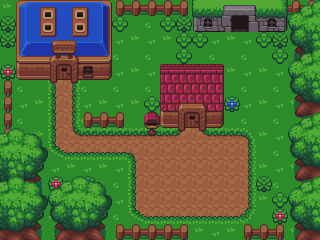

Below is a game level as drawn by its tile map, then a one-line description and the .tmx file that defines it, in full:
An orthogonal 20x15 tile map with 16x16 px tiles, 4 tile layers (floor, ground + walls, playfeild, top) and 82 objects (3x TriggerScene, 2x Object, NPC).

<map version="1.0" tiledversion="1.1.2" orientation="orthogonal" renderorder="right-down" width="20" height="15" tilewidth="16" tileheight="16" infinite="0" nextobjectid="12">
 <tileset firstgid="1" name="town_sheet" tilewidth="16" tileheight="16" tilecount="350" columns="25">
  <image source="../Artwork/town_sheet.png" width="400" height="224" />
  <tile id="26">
   <objectgroup draworder="index">
    <object id="1" x="0" y="0" width="16" height="16" />
   </objectgroup>
  </tile>
  <tile id="27">
   <objectgroup draworder="index">
    <object id="1" x="0" y="0" width="16" height="4" />
   </objectgroup>
  </tile>
  <tile id="28">
   <objectgroup draworder="index">
    <object id="1" x="0" y="0" width="16" height="4" />
   </objectgroup>
  </tile>
  <tile id="29">
   <objectgroup draworder="index">
    <object id="1" x="0" y="0" width="16" height="4" />
   </objectgroup>
  </tile>
  <tile id="30">
   <objectgroup draworder="index">
    <object id="1" x="0" y="0" width="16" height="4" />
   </objectgroup>
  </tile>
  <tile id="31">
   <objectgroup draworder="index">
    <object id="1" x="0" y="0" width="16" height="16" />
   </objectgroup>
  </tile>
  <tile id="51">
   <objectgroup draworder="index">
    <object id="1" x="0" y="0" width="4" height="16" />
   </objectgroup>
  </tile>
  <tile id="56">
   <objectgroup draworder="index">
    <object id="1" x="12" y="0" width="4" height="16" />
   </objectgroup>
  </tile>
  <tile id="58">
   <objectgroup draworder="index">
    <object id="1" x="0" y="0" width="16" height="16" />
   </objectgroup>
  </tile>
  <tile id="59">
   <objectgroup draworder="index">
    <object id="1" x="0" y="0" width="16" height="4" />
   </objectgroup>
  </tile>
  <tile id="60">
   <objectgroup draworder="index">
    <object id="1" x="0" y="0" width="16" height="4" />
   </objectgroup>
  </tile>
  <tile id="61">
   <objectgroup draworder="index">
    <object id="1" x="0" y="0" width="16" height="16" />
   </objectgroup>
  </tile>
  <tile id="63">
   <objectgroup draworder="index">
    <object id="1" x="0" y="0" width="16" height="16" />
   </objectgroup>
  </tile>
  <tile id="64">
   <objectgroup draworder="index">
    <object id="1" x="0" y="0" width="16" height="4" />
   </objectgroup>
  </tile>
  <tile id="65">
   <objectgroup draworder="index">
    <object id="1" x="0" y="0" width="16" height="4" />
   </objectgroup>
  </tile>
  <tile id="66">
   <objectgroup draworder="index">
    <object id="1" x="0" y="0" width="16" height="4" />
   </objectgroup>
  </tile>
  <tile id="67">
   <objectgroup draworder="index">
    <object id="1" x="0" y="0" width="16" height="4" />
   </objectgroup>
  </tile>
  <tile id="68">
   <objectgroup draworder="index">
    <object id="1" x="0" y="0" width="16" height="16" />
   </objectgroup>
  </tile>
  <tile id="76">
   <objectgroup draworder="index">
    <object id="1" x="0" y="0" width="4" height="16" />
   </objectgroup>
  </tile>
  <tile id="81">
   <objectgroup draworder="index">
    <object id="1" x="12" y="0" width="4" height="16" />
   </objectgroup>
  </tile>
  <tile id="83">
   <objectgroup draworder="index">
    <object id="1" x="0" y="0" width="4" height="16" />
   </objectgroup>
  </tile>
  <tile id="86">
   <objectgroup draworder="index">
    <object id="1" x="12" y="0" width="4" height="16" />
   </objectgroup>
  </tile>
  <tile id="88">
   <objectgroup draworder="index">
    <object id="1" x="0" y="0" width="4" height="16" />
   </objectgroup>
  </tile>
  <tile id="93">
   <objectgroup draworder="index">
    <object id="1" x="12" y="0" width="4" height="16" />
   </objectgroup>
  </tile>
  <tile id="101">
   <objectgroup draworder="index">
    <object id="1" x="0" y="0" width="4" height="16" />
   </objectgroup>
  </tile>
  <tile id="106">
   <objectgroup draworder="index">
    <object id="1" x="12" y="0" width="4" height="16" />
   </objectgroup>
  </tile>
  <tile id="108">
   <objectgroup draworder="index">
    <object id="1" x="0" y="0" width="4" height="16" />
   </objectgroup>
  </tile>
  <tile id="111">
   <objectgroup draworder="index">
    <object id="1" x="12" y="0" width="4" height="16" />
   </objectgroup>
  </tile>
  <tile id="113">
   <objectgroup draworder="index">
    <object id="1" x="0" y="0" width="4" height="16" />
   </objectgroup>
  </tile>
  <tile id="118">
   <objectgroup draworder="index">
    <object id="1" x="12" y="0" width="4" height="16" />
   </objectgroup>
  </tile>
  <tile id="120">
   <objectgroup draworder="index">
    <object id="1" x="10" y="0" width="6" height="16" />
   </objectgroup>
  </tile>
  <tile id="121">
   <objectgroup draworder="index">
    <object id="1" x="0" y="0" width="16" height="16" />
   </objectgroup>
  </tile>
  <tile id="122">
   <objectgroup draworder="index">
    <object id="1" x="0" y="0" width="16" height="16" />
   </objectgroup>
  </tile>
  <tile id="123">
   <objectgroup draworder="index">
    <object id="1" x="0" y="0" width="6" height="16" />
   </objectgroup>
  </tile>
  <tile id="126">
   <objectgroup draworder="index">
    <object id="1" x="0" y="0" width="16" height="4" />
   </objectgroup>
  </tile>
  <tile id="127">
   <objectgroup draworder="index">
    <object id="1" x="0" y="0" width="16" height="4" />
   </objectgroup>
  </tile>
  <tile id="128">
   <objectgroup draworder="index">
    <object id="1" x="0" y="0" width="7" height="4" />
   </objectgroup>
  </tile>
  <tile id="129">
   <objectgroup draworder="index">
    <object id="1" x="9" y="0" width="7" height="4" />
   </objectgroup>
  </tile>
  <tile id="130">
   <objectgroup draworder="index">
    <object id="1" x="0" y="0" width="16" height="4" />
   </objectgroup>
  </tile>
  <tile id="131">
   <objectgroup draworder="index">
    <object id="1" x="0" y="0" width="16" height="4" />
   </objectgroup>
  </tile>
  <tile id="133">
   <objectgroup draworder="index">
    <object id="1" x="0" y="0" width="16" height="4" />
   </objectgroup>
  </tile>
  <tile id="134">
   <objectgroup draworder="index">
    <object id="1" x="0" y="0" width="7" height="4" />
   </objectgroup>
  </tile>
  <tile id="135">
   <objectgroup draworder="index">
    <object id="1" x="8" y="0" width="8" height="4" />
   </objectgroup>
  </tile>
  <tile id="136">
   <objectgroup draworder="index">
    <object id="1" x="0" y="0" width="16" height="4" />
   </objectgroup>
  </tile>
  <tile id="138">
   <objectgroup draworder="index">
    <object id="1" x="0" y="0" width="16" height="4" />
   </objectgroup>
  </tile>
  <tile id="139">
   <objectgroup draworder="index">
    <object id="1" x="0" y="0" width="16" height="4" />
   </objectgroup>
  </tile>
  <tile id="140">
   <objectgroup draworder="index">
    <object id="1" x="0" y="0" width="7" height="4" />
   </objectgroup>
  </tile>
  <tile id="141">
   <objectgroup draworder="index">
    <object id="1" x="9" y="0" width="7" height="4" />
   </objectgroup>
  </tile>
  <tile id="142">
   <objectgroup draworder="index">
    <object id="1" x="0" y="0" width="16" height="4" />
   </objectgroup>
  </tile>
  <tile id="143">
   <objectgroup draworder="index">
    <object id="1" x="0" y="0" width="16" height="4" />
   </objectgroup>
  </tile>
  <tile id="145">
   <objectgroup draworder="index">
    <object id="1" x="10" y="0" width="6" height="8" />
   </objectgroup>
  </tile>
  <tile id="146">
   <objectgroup draworder="index">
    <object id="1" x="0" y="0" width="16" height="16" />
   </objectgroup>
  </tile>
  <tile id="147">
   <objectgroup draworder="index">
    <object id="1" x="0" y="0" width="16" height="16" />
   </objectgroup>
  </tile>
  <tile id="148">
   <objectgroup draworder="index">
    <object id="1" x="0" y="0" width="6" height="4" />
   </objectgroup>
  </tile>
  <tile id="181">
   <objectgroup draworder="index">
    <object id="1" x="0" y="0" width="16" height="16" />
   </objectgroup>
  </tile>
  <tile id="182">
   <objectgroup draworder="index">
    <object id="1" x="0" y="0" width="16" height="16" />
   </objectgroup>
  </tile>
  <tile id="183">
   <objectgroup draworder="index">
    <object id="1" x="0" y="0" width="16" height="16" />
   </objectgroup>
  </tile>
  <tile id="184">
   <objectgroup draworder="index">
    <object id="1" x="0" y="0" width="16" height="16" />
   </objectgroup>
  </tile>
  <tile id="186">
   <objectgroup draworder="index">
    <object id="1" x="0" y="4" width="16" height="4" />
   </objectgroup>
  </tile>
  <tile id="188">
   <objectgroup draworder="index">
    <object id="1" x="4" y="6" width="12" height="2" />
   </objectgroup>
  </tile>
  <tile id="189">
   <objectgroup draworder="index">
    <object id="1" x="0" y="6" width="16" height="2" />
   </objectgroup>
  </tile>
  <tile id="190">
   <objectgroup draworder="index">
    <object id="1" x="0" y="6" width="12" height="2" />
   </objectgroup>
  </tile>
  <tile id="209">
   <objectgroup draworder="index">
    <object id="1" x="0" y="0" width="16" height="16" />
   </objectgroup>
  </tile>
  <tile id="213">
   <objectgroup draworder="index">
    <object id="1" x="5" y="0" width="6" height="16" />
   </objectgroup>
  </tile>
  <tile id="215">
   <objectgroup draworder="index">
    <object id="1" x="5" y="0" width="6" height="16" />
   </objectgroup>
  </tile>
  <tile id="234">
   <objectgroup draworder="index">
    <object id="1" x="0" y="0" width="16" height="16" />
   </objectgroup>
  </tile>
  <tile id="238">
   <objectgroup draworder="index">
    <object id="1" x="4" y="6" width="12" height="2" />
   </objectgroup>
  </tile>
  <tile id="239">
   <objectgroup draworder="index">
    <object id="1" x="0" y="6" width="16" height="2" />
   </objectgroup>
  </tile>
  <tile id="240">
   <objectgroup draworder="index">
    <object id="1" x="0" y="6" width="12" height="2" />
   </objectgroup>
  </tile>
  <tile id="256">
   <objectgroup draworder="index">
    <object id="1" x="0" y="0" width="16" height="10" />
   </objectgroup>
  </tile>
  <tile id="257">
   <objectgroup draworder="index">
    <object id="1" x="0" y="0" width="16" height="10" />
   </objectgroup>
  </tile>
  <tile id="258">
   <objectgroup draworder="index">
    <object id="1" x="0" y="0" width="16" height="10" />
   </objectgroup>
  </tile>
  <tile id="259">
   <objectgroup draworder="index">
    <object id="1" x="0" y="0" width="16" height="10" />
   </objectgroup>
  </tile>
  <tile id="286">
   <objectgroup draworder="index">
    <object id="1" x="0" y="4" width="16" height="2" />
   </objectgroup>
  </tile>
  <tile id="287">
   <objectgroup draworder="index">
    <object id="1" x="0" y="4" width="16" height="2" />
   </objectgroup>
  </tile>
  <tile id="288">
   <objectgroup draworder="index">
    <object id="1" x="0" y="4" width="16" height="2" />
   </objectgroup>
  </tile>
 </tileset>
 <layer name="floor" width="20" height="15">
  <data encoding="csv">
219,220,219,220,219,220,219,220,219,220,219,220,219,220,219,220,219,220,219,220,
244,245,244,245,244,245,244,245,244,245,244,245,244,245,244,245,244,245,244,245,
219,220,219,220,219,220,219,220,219,220,219,220,219,220,219,220,219,220,219,220,
244,245,244,245,244,245,244,245,244,245,244,245,244,245,244,245,244,245,244,245,
219,220,219,220,219,220,219,220,219,220,219,220,219,220,219,220,219,220,219,220,
244,245,244,221,218,245,244,245,244,245,244,245,244,245,244,245,244,245,244,245,
219,220,219,221,218,220,219,220,219,220,219,220,219,220,219,220,219,220,219,220,
244,245,244,221,243,245,244,245,244,245,244,245,244,245,244,245,244,245,244,245,
219,220,219,246,268,269,270,270,270,270,269,271,268,270,270,198,219,220,219,220,
244,245,244,222,194,194,194,195,196,248,248,248,248,248,248,218,244,245,244,245,
219,220,219,220,219,220,219,220,246,248,248,248,248,248,248,218,219,220,219,220,
244,245,244,245,244,245,244,245,246,248,248,248,248,248,248,218,244,245,244,245,
219,220,219,220,219,220,219,220,246,248,248,248,248,248,248,243,219,220,219,220,
244,245,244,245,244,245,244,245,222,194,195,194,195,194,195,223,244,245,244,245,
219,220,219,220,219,220,219,220,219,220,219,220,219,220,219,220,219,220,219,220
</data>
 </layer>
 <layer name="ground + walls" width="20" height="15">
  <data encoding="csv">
0,0,0,0,0,0,0,0,0,0,0,0,0,0,0,0,0,0,190,190,
303,0,0,0,0,0,0,302,0,0,302,303,139,140,141,142,143,144,0,216,
303,0,0,0,0,0,0,0,0,0,0,302,302,0,0,0,302,303,0,216,
0,0,0,0,0,0,0,0,0,0,0,302,0,0,0,0,0,302,121,122,
305,127,128,129,130,131,132,0,0,0,0,0,0,0,0,0,0,0,146,147,
0,0,0,154,155,0,0,0,0,0,0,0,0,0,0,0,0,0,0,216,
0,0,0,0,0,0,0,0,0,302,0,0,0,0,304,0,0,0,0,122,
0,0,0,0,0,0,0,0,0,0,134,135,136,137,0,0,0,0,146,147,
0,0,0,0,0,0,0,0,0,212,0,160,161,0,0,0,0,0,0,216,
0,0,0,0,0,0,0,0,0,0,0,0,0,0,0,0,0,0,0,216,
216,0,0,0,0,0,0,0,0,0,0,0,0,0,0,0,0,0,121,122,
122,123,124,305,0,304,0,0,0,0,0,0,0,0,0,0,303,0,146,147,
147,148,149,302,0,0,0,0,0,0,0,0,0,0,0,0,0,302,0,216,
0,214,0,0,0,0,0,0,0,0,0,0,0,0,0,0,0,305,0,216,
122,123,124,121,122,123,124,0,0,0,0,0,0,0,0,0,0,0,121,122
</data>
 </layer>
 <layer name="playfeild" width="20" height="15">
  <data encoding="csv">
0,0,0,0,0,0,0,239,190,240,190,241,0,0,0,0,0,0,0,0,
0,0,0,0,0,0,0,0,0,0,0,0,0,0,0,0,0,0,0,0,
0,0,0,0,0,0,0,0,0,0,0,0,0,0,0,0,0,0,0,0,
0,0,0,0,0,0,0,0,0,0,0,0,0,0,0,0,0,0,0,0,
0,0,0,0,0,0,0,0,0,0,0,0,0,0,0,0,0,0,0,0,
214,0,0,0,0,0,0,0,0,0,0,0,0,0,0,0,0,0,0,0,
216,0,0,0,0,0,0,0,0,0,0,0,0,0,0,0,0,0,121,0,
216,0,0,0,0,239,190,241,0,187,0,0,0,0,0,0,0,0,0,0,
216,0,0,0,0,0,0,0,0,0,0,0,0,0,0,0,0,0,0,0,
214,0,0,0,0,0,0,0,0,0,0,0,0,0,0,0,0,0,0,0,
0,0,0,0,0,0,0,0,0,0,0,0,0,0,0,0,0,0,121,0,
0,0,0,0,0,0,0,0,0,0,0,0,0,0,0,0,0,0,0,0,
0,0,0,0,0,0,0,0,0,0,0,0,0,0,0,0,0,0,0,0,
0,0,0,0,0,0,0,0,0,0,0,0,0,0,0,0,0,0,0,0,
0,0,0,0,0,0,0,239,240,240,240,241,0,0,0,189,190,191,121,0
</data>
 </layer>
 <layer name="top" width="20" height="15">
  <data encoding="csv">
0,27,28,29,30,31,32,0,0,0,0,0,114,115,116,117,118,119,46,47,
0,52,53,54,55,56,57,0,0,0,0,0,0,0,0,0,0,0,71,72,
0,77,78,79,80,81,82,0,0,0,0,0,0,0,0,0,0,0,96,97,
0,102,103,104,105,106,107,0,0,0,0,0,0,0,0,0,0,0,46,47,
0,0,0,0,0,0,0,0,0,0,59,60,61,62,0,0,0,0,71,72,
0,0,0,0,0,0,0,0,0,0,84,85,86,87,0,0,0,0,96,97,
0,0,0,0,0,0,0,0,0,0,109,110,111,112,0,0,0,0,0,0,
0,0,0,0,0,0,0,0,0,0,0,0,0,0,0,0,0,0,46,47,
47,48,49,0,0,0,0,0,0,0,0,0,0,0,0,0,0,0,71,72,
72,73,74,0,0,0,0,0,0,0,0,0,0,0,0,0,0,0,96,97,
97,98,99,0,0,0,0,0,0,0,0,0,0,0,0,0,0,0,0,0,
47,48,49,46,47,48,49,0,0,0,0,0,0,0,0,0,0,0,46,47,
72,73,74,71,72,73,74,0,0,0,0,0,0,0,0,0,0,0,71,72,
97,98,99,96,97,98,99,0,0,0,0,0,0,0,0,0,0,0,96,97,
0,0,0,0,0,0,0,0,0,0,0,0,0,0,0,0,0,0,0,0
</data>
 </layer>
 <objectgroup name="Objects">
  <object id="1" name="TriggerScene" x="57" y="62" width="14" height="4">
   <properties>
    <property name="TriggerScene" value="Shop" />
   </properties>
  </object>
  <object id="2" name="NPC" x="176" y="144" width="16" height="16">
   <properties>
    <property name="NPC" value="Sally" />
   </properties>
  </object>
  <object id="7" name="TriggerScene" x="185" y="112" width="14" height="4">
   <properties>
    <property name="TriggerScene" value="Home" />
   </properties>
  </object>
  <object id="8" name="TriggerScene" x="233" y="14" width="14" height="4">
   <properties>
    <property name="TriggerScene" value="Dungeon" />
   </properties>
  </object>
  <object id="9" name="Object" x="80" y="80" width="16" height="16">
   <properties>
    <property name="Text" value="Shop" />
    <property name="Type" value="Sign" />
   </properties>
  </object>
  <object id="10" name="Object" x="224" y="112" width="16" height="16">
   <properties>
    <property name="Text" value="Looking for new Tenant" />
    <property name="Type" value="Sign" />
   </properties>
  </object>
 </objectgroup>
</map>
